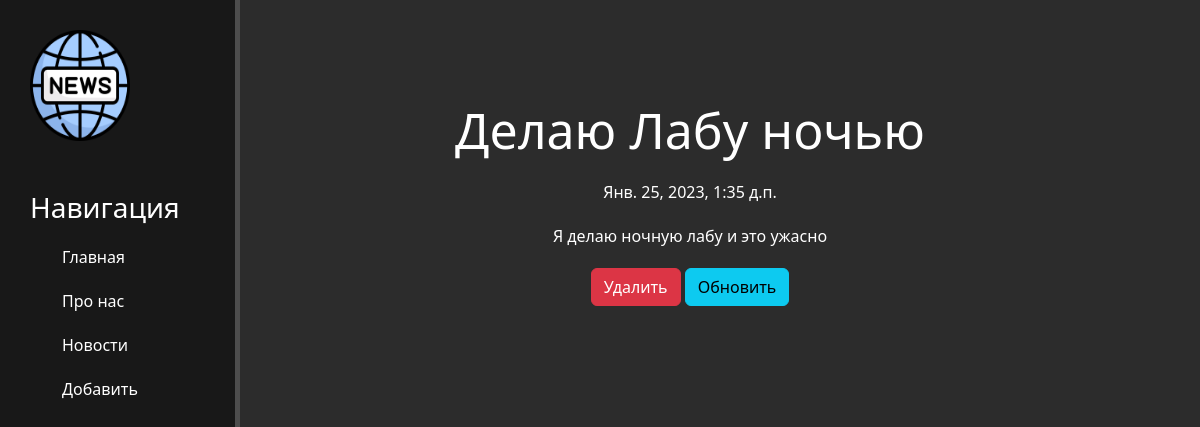
Screenshot of /news/1 with the database file from the repository.
### news/models.py (models this page shows, shortened)
class Newss(models.Model):
    title = models.CharField('Название', max_length=30)
    intro = models.CharField("О чем", max_length=200)
    text = models.TextField('Новость')
    date = models.DateTimeField('Дата')
    class Meta:
        verbose_name = 'Новость'
        verbose_name_plural = 'Новости'

### news/views.py (the view)
# urls.py: path('<int:pk>', views.NewDetailView.as_view(), name='news-detail'),
class NewDetailView(DetailView):
    model = Newss
    template_name = 'news/details_view.html'
    context_object_name = 'article'

### news/templates/news/details_view.html (shortened to what this page needs)
{% extends 'newsApp/layout.html'%}
{% block content %}
    <div class="features">
        <h1>{{ article.title }}</h1>
        <p>{{ article.date }}</p>
        <p>{{ article.text }}</p>
        <a href="{% url 'news-delete' article.id %}" class="btn btn-danger"> Удалить</a>
        <a href="{% url 'news-update' article.id %}" class="btn btn-info">Обновить</a>
    </div>
{% endblock %}

### newsApp/static/newsApp/css/newsApp.css (style rules this page uses)
body { background: #2c2c2c; }
main .features { float: left; color: #fff; margin-top: 100px; text-align: center; width: 75%; }
main .features h1 { font-size: 50px; }
main .features p { max-width: 400px; margin:20px auto }

### newsApp/templates/newsApp/layout.html (style rules this page uses)
a { text-decoration: none; }

### rows the page displays
Newss: title "Делаю Лабу ночью", date "Янв. 25, 2023, 1:35 д.п.", text "Я делаю ночную лабу и это ужасно"
